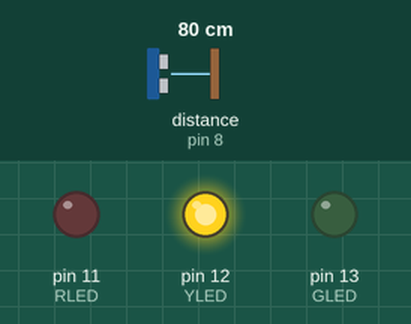
Simulated run of this sketch. Board: Arduino Uno, built with avr-gcc and run on an emulated ATmega328P. Parts: output pins drawn as LEDs (lit = HIGH). Wiring (inferred from the names in the program): ultrasonic range finder: trigger pin 9; echo pin 8. The test bench sets the inputs (shaded band); at power-on: distance to the obstacle (sensor on pin 8) 80 cm. The echo pulse lasts 58.3 µs per cm; pins used as bus, display or sensor lines are not drawn; what the sketch prints to the serial monitor is not drawn.

Above: at 1.2 s.
1.3 s: distance to the obstacle (sensor on pin 8) set to 63 cm
3.0 s: distance to the obstacle (sensor on pin 8) set to 56 cm
At 4.0 s:
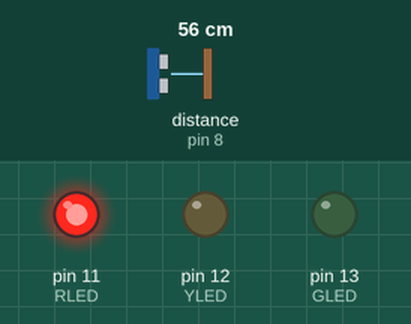
4.5 s: distance to the obstacle (sensor on pin 8) set to 120 cm
At 5.4 s:
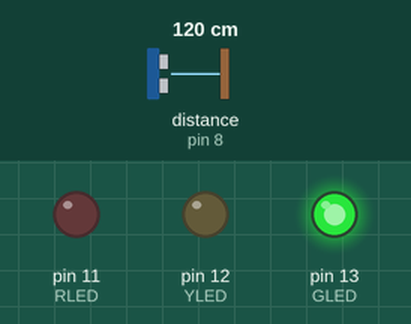
Timing chart, 0 to 7.5 s (numbered marks = the images above; inputs shaded):
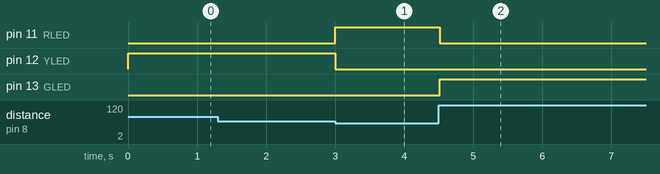

The sketch:

Copy_FINAL_Sound_LED.ino
```cpp
// defines pins numbers
const int trigPin = 9; //2nd pin on ultrasound board
const int echoPin = 8; //3rd pin on ultrasound board
// defines variables
int duration = 0;
int distance = 0;

const int GLED = 13;
const int YLED = 12;
const int RLED = 11;

int val = 0;

void setup() {
  // put your setup code here, to run once:


  pinMode(GLED, OUTPUT);
  pinMode(YLED, OUTPUT);
  pinMode(RLED, OUTPUT);

  pinMode(trigPin, OUTPUT);
  pinMode(echoPin, INPUT);

  Serial.begin(9600); // Starts the serial communication

}

void loop() {
  // put your main code here, to run repeatedly:

  digitalWrite(trigPin, HIGH);
  delayMicroseconds(1000);
  digitalWrite(trigPin, LOW);

  duration = pulseIn(echoPin, HIGH);
  distance = (duration/2) / 28.5 ;

  //Serial.print("Distance: ");
  //Serial.println(distance);
  Serial.write(distance);
  if(distance >= 110 ) {
    digitalWrite(GLED, HIGH);   // turn on the LED
    //Serial.println("Sound dectected");
  }
  else {
    digitalWrite(GLED, LOW);
  }


  if (distance >= 60 && distance < 110) {
    digitalWrite(YLED, HIGH);   // turn on the LED
    //Serial.println("Sound dectected");
  }
  else {
    digitalWrite(YLED, LOW);
  }


  if (distance < 60) {
    digitalWrite(RLED, HIGH);   // turn on the LED
    //Serial.println("Sound dectected");
  }
  else {
    digitalWrite(RLED, LOW);
  }

  //
  //distance = calculateDiustance(); //calculating distance intervals on the ultrasound sensor

}
```

Measured:
- the behaviour switches between 59 and 58 cm on distance to the obstacle (sensor on pin 8) (found by bisection; images 0 and 1)
- after the input at 1.3 s, every drawn part: stays the same
- after the input at 3.0 s, pin 11 (RLED): LOW → HIGH at once; pin 12 (YLED): HIGH → LOW at once
- after the input at 4.5 s, pin 11 (RLED): HIGH → LOW at once; pin 13 (GLED): LOW → HIGH at once
